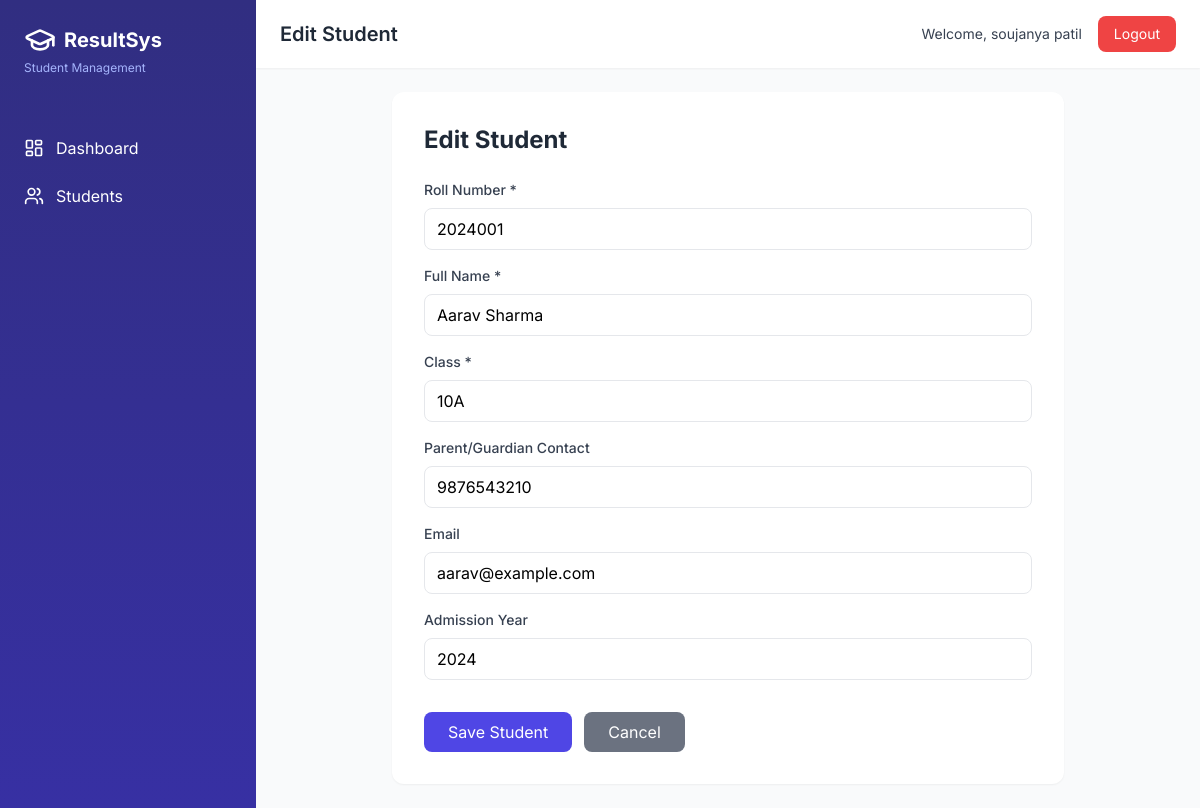
Screenshot of /student/edit/1 (signed in) with the database file from the repository.
### models.py (models this page shows, shortened)
class Student(db.Model):
    __tablename__ = 'students'
    id = db.Column(db.Integer, primary_key=True)
    roll_number = db.Column(db.String(20), unique=True, nullable=False)
    name = db.Column(db.String(100), nullable=False)
    class_name = db.Column(db.String(20), nullable=False)
    parent_contact = db.Column(db.String(15))
    email = db.Column(db.String(100))
    admission_year = db.Column(db.Integer)
    created_at = db.Column(db.DateTime, default=datetime.utcnow)
    results = db.relationship('Result', backref='student', lazy=True, cascade='all, delete-orphan')

### app.py (the view, shortened to what this page needs)
@app.route('/student/edit/<int:id>', methods=['GET', 'POST'])
@login_required
def edit_student(id):
    student = Student.query.get_or_404(id)
    return render_template('student_form.html', title='Edit Student', student=student)

### app.py (called while the page is built)
def login_required(f):
    @wraps(f)
    def decorated_function(*args, **kwargs):
        if 'user_id' not in session:
            flash('Please login first', 'error')
            return redirect(url_for('login'))
        return f(*args, **kwargs)
    return decorated_function

### templates/student_form.html
{% extends "base.html" %}
{% block title %}{{ title }}{% endblock %}
{% block content %}
<div class="max-w-2xl mx-auto">
    <div class="bg-white rounded-xl shadow-sm p-8">
        <h2 class="text-2xl font-bold text-gray-800 mb-6">{{ title }}</h2>
        <form method="POST">
            <div class="space-y-4">
                <div>
                    <label class="block text-sm font-medium text-gray-700 mb-2">Roll Number *</label>
                    <input type="text" name="roll_number" required value="{{ student.roll_number if student else '' }}"
                           class="w-full px-3 py-2 border rounded-lg focus:outline-none focus:ring-2 focus:ring-indigo-500">
                </div>
                <div>
                    <label class="block text-sm font-medium text-gray-700 mb-2">Full Name *</label>
                    <input type="text" name="name" required value="{{ student.name if student else '' }}"
                           class="w-full px-3 py-2 border rounded-lg focus:outline-none focus:ring-2 focus:ring-indigo-500">
                </div>
                <div>
                    <label class="block text-sm font-medium text-gray-700 mb-2">Class *</label>
                    <input type="text" name="class_name" required value="{{ student.class_name if student else '' }}"
                           placeholder="e.g., 10A, 12B"
                           class="w-full px-3 py-2 border rounded-lg focus:outline-none focus:ring-2 focus:ring-indigo-500">
                </div>
                <div>
                    <label class="block text-sm font-medium text-gray-700 mb-2">Parent/Guardian Contact</label>
                    <input type="text" name="parent_contact" value="{{ student.parent_contact if student else '' }}"
                           class="w-full px-3 py-2 border rounded-lg focus:outline-none focus:ring-2 focus:ring-indigo-500">
                </div>
                <div>
                    <label class="block text-sm font-medium text-gray-700 mb-2">Email</label>
                    <input type="email" name="email" value="{{ student.email if student else '' }}"
                           class="w-full px-3 py-2 border rounded-lg focus:outline-none focus:ring-2 focus:ring-indigo-500">
                </div>
                <div>
                    <label class="block text-sm font-medium text-gray-700 mb-2">Admission Year</label>
                    <input type="number" name="admission_year" value="{{ student.admission_year if student else 2024 }}"
                           class="w-full px-3 py-2 border rounded-lg focus:outline-none focus:ring-2 focus:ring-indigo-500">
                </div>
                <div class="flex space-x-3 pt-4">
                    <button type="submit" class="bg-indigo-600 hover:bg-indigo-700 text-white px-6 py-2 rounded-lg transition-all">
                        Save Student
                    </button>
                    <a href="{{ url_for('students_list') }}" class="bg-gray-500 hover:bg-gray-600 text-white px-6 py-2 rounded-lg transition-all">
                        Cancel
                    </a>
                </div>
            </div>
        </form>
    </div>
</div>
{% endblock %}

### templates/base.html (style rules this page uses)
body { font-family: 'Inter', sans-serif; }
.transition-all { transition: all 0.3s ease; }

### rows the page displays
Student: roll_number "2024001", name "Aarav Sharma", class_name "10A", parent_contact "9876543210", email "aarav@example.com", admission_year "2024"

### other values shown
{{ title }} "Edit Student"
{{ session.get('username', 'User') }} "soujanya patil"
